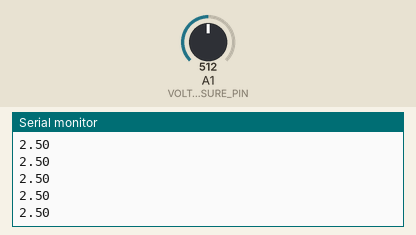
This sketch was run on a simulated Arduino Uno, built with avr-gcc and run on an emulated ATmega328P. Shown: the last lines printed to the serial monitor. Inputs (shaded band) come from the test bench; at power-on: A1 (VOLTAGE_MEASURE_PIN) = 512.

Above: at 1.2 s.
1.3 s: A1 (VOLTAGE_MEASURE_PIN) set to 716
At 1.34 s:
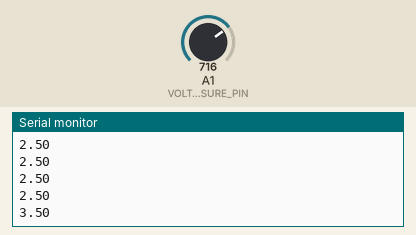
2.8 s: A1 (VOLTAGE_MEASURE_PIN) set to 900
At 2.81 s:
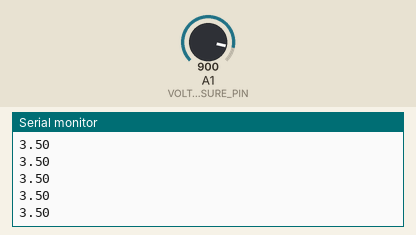
Timing chart, 0 to 5.8 s (numbered marks = the images above; inputs shaded):
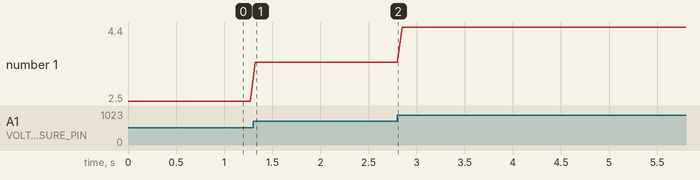

Measured:
- after the input at 1.3 s, the serial monitor: prints a new line at once (image 1)
- plotted number 1: 2.5 → 3.5 after the input at 1.3 s, 3.5 → 4.4 after the input at 2.8 s

The sketch:

voltageMeasure.ino
```cpp
#define VOLTAGE_MEASURE_PIN A1

void setup() {
  Serial.begin(9600);
}

char measureResultsBuffer[30];
void printResults(int pin, float voltage, int sensorValue) {
  String vlotageStr = String(voltage);
  sprintf(measureResultsBuffer, "\nMiernik A%d\nV=%s  ADC=%d", pin, vlotageStr.c_str(), sensorValue);

  Serial.println(voltage);
}


int sensorValue;
float voltage;
void loop() {
  sensorValue = analogRead(VOLTAGE_MEASURE_PIN);
  voltage =  sensorValue * (5.0 / 1023.0);
  printResults(1, voltage, sensorValue);
  delay(50);
}
```
